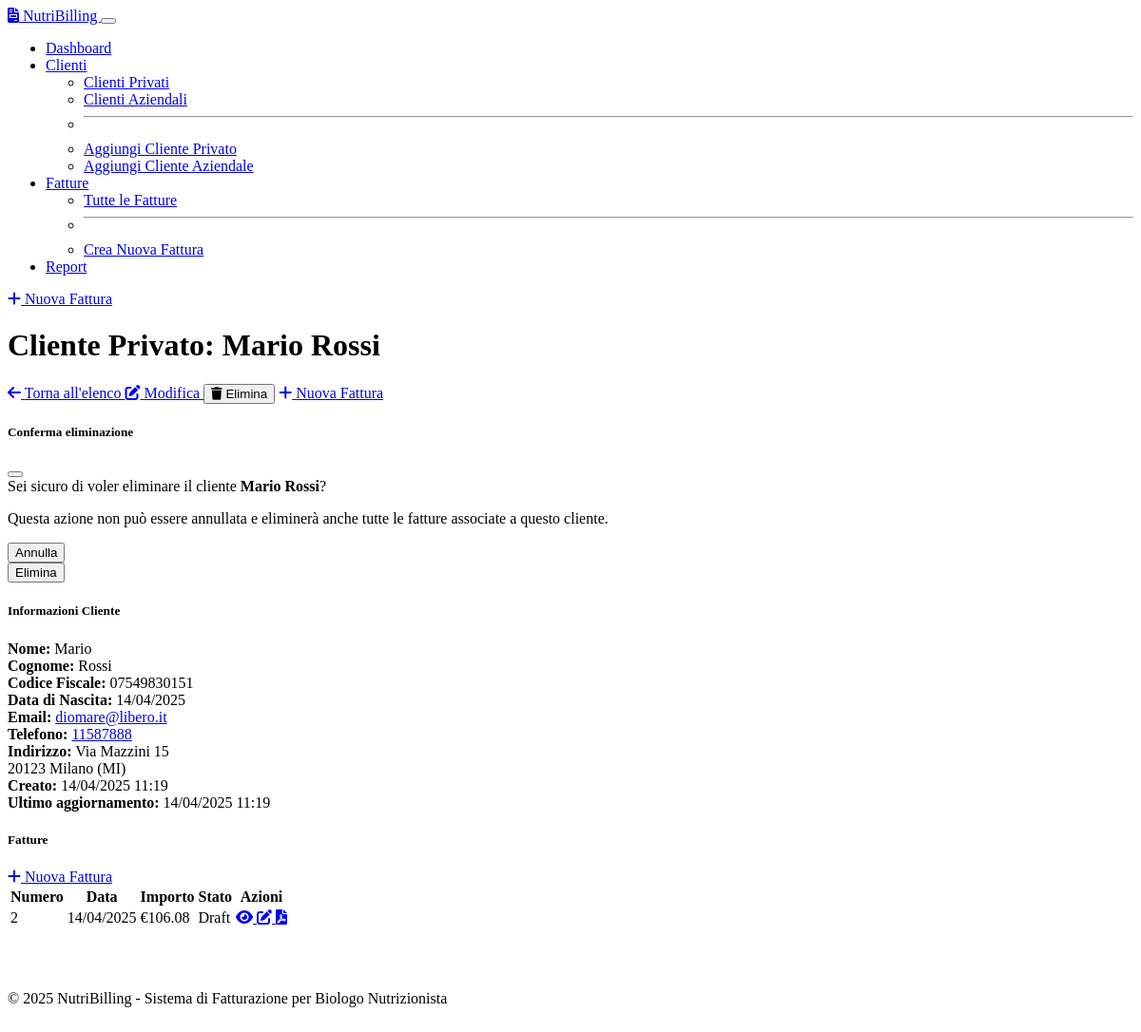
The page /clients/private/view/1 on the database its author committed.
### models.py (models this page shows, shortened)
class PrivateClient(db.Model):
    __tablename__ = 'private_clients'
    id = db.Column(db.Integer, primary_key=True)
    first_name = db.Column(db.String(100), nullable=False)
    last_name = db.Column(db.String(100), nullable=False)
    fiscal_code = db.Column(db.String(16), nullable=False, unique=True)
    email = db.Column(db.String(120), nullable=True)
    phone = db.Column(db.String(20), nullable=True)
    address = db.Column(db.String(255), nullable=True)
    city = db.Column(db.String(100), nullable=True)
    postal_code = db.Column(db.String(10), nullable=True)
    province = db.Column(db.String(2), nullable=True)
    date_of_birth = db.Column(db.Date, nullable=True)
    notes = db.Column(db.Text, nullable=True)
    created_at = db.Column(db.DateTime, default=lambda: datetime.now(timezone.utc))
    updated_at = db.Column(db.DateTime, default=lambda: datetime.now(timezone.utc), onupdate=lambda: datetime.now(timezone.utc))
    invoices = db.relationship('Invoice', backref='private_client', lazy=True,
                               foreign_keys='Invoice.private_client_id')

class Invoice(db.Model):
    __tablename__ = 'invoices'
    id = db.Column(db.Integer, primary_key=True)
    invoice_number = db.Column(db.String(50), nullable=False, unique=True)
    invoice_date = db.Column(db.Date, nullable=False, default=datetime.utcnow().date)
    private_client_id = db.Column(db.Integer, db.ForeignKey('private_clients.id'), nullable=True)
    business_client_id = db.Column(db.Integer, db.ForeignKey('business_clients.id'), nullable=True)
    payment_method = db.Column(db.String(100), nullable=True)
    notes = db.Column(db.Text, nullable=True)
    payment_due_date = db.Column(db.Date, nullable=True)
    status = db.Column(db.String(20), nullable=False, default='draft')  # draft, sent, paid, cancelled
    sent_to_sdi = db.Column(db.Boolean, default=False)  # Sent to Sistema di Interscambio
    sent_to_sts = db.Column(db.Boolean, default=False)  # Sent to Sistema Tessera Sanitaria
    health_service_related = db.Column(db.Boolean, default=False)  # If related to health services
    apply_enpab = db.Column(db.Boolean, default=True)  # Apply ENPAB contribution (4%)
    apply_stamp = db.Column(db.Boolean, default=True)  # Apply revenue stamp (€2.00)
    stamp_amount = db.Column(db.Float, default=2.00)  # Revenue stamp amount, default €2.00
    enpab_rate = db.Column(db.Float, default=4.00)  # ENPAB rate, default 4%
    created_at = db.Column(db.DateTime, default=lambda: datetime.now(timezone.utc))
    updated_at = db.Column(db.DateTime, default=lambda: datetime.now(timezone.utc), onupdate=lambda: datetime.now(timezone.utc))
    items = db.relationship('InvoiceItem', backref='invoice', lazy=True, cascade="all, delete-orphan")
    @property
    def subtotal(self):
        return sum(item.total_price for item in self.items)
    @property
    def enpab_amount(self):
        if not self.apply_enpab:
            return 0
        stamp_amount = self.stamp_amount if self.apply_stamp else 0
        return (self.subtotal + stamp_amount) * (self.enpab_rate / 100)
    @property
    def taxable_amount(self):
        return self.subtotal + self.enpab_amount
    @property
    def total_vat(self):
        items_vat = sum(item.total_price * (item.vat_rate / 100) for item in self.items)
        has_vat_items = any(item.vat_rate > 0 for item in self.items)
        enpab_vat = 0
        if has_vat_items and self.apply_enpab:
            enpab_without_stamp = self.subtotal * (self.enpab_rate / 100)
            enpab_vat = enpab_without_stamp * 0.22
        return items_vat + enpab_vat
    @property
    def stamp_duty(self):
        if not self.apply_stamp:
            return 0
        return self.stamp_amount
    @property
    def total(self):
        return self.taxable_amount + self.total_vat + self.stamp_duty

class InvoiceItem(db.Model):
    __tablename__ = 'invoice_items'
    id = db.Column(db.Integer, primary_key=True)
    invoice_id = db.Column(db.Integer, db.ForeignKey('invoices.id', ondelete='CASCADE'), nullable=False)
    description = db.Column(db.String(255), nullable=False)
    quantity = db.Column(db.Integer, nullable=False, default=1)
    unit_price = db.Column(db.Float, nullable=False)
    vat_rate = db.Column(db.Float, nullable=False, default=22.0)  # Default 22% VAT in Italy
    exemption_reason = db.Column(db.String(255), nullable=True)
    created_at = db.Column(db.DateTime, default=lambda: datetime.now(timezone.utc))
    updated_at = db.Column(db.DateTime, default=lambda: datetime.now(timezone.utc), onupdate=lambda: datetime.now(timezone.utc))
    @property
    def total_price(self):
        return self.quantity * self.unit_price

### routes.py (the view)
@app.route('/clients/private/view/<int:client_id>')
def view_private_client(client_id):
    client = PrivateClient.query.get_or_404(client_id)
    invoices = Invoice.query.filter_by(private_client_id=client_id).order_by(Invoice.invoice_date.desc()).all()
    return render_template('clients/view.html', client=client, invoices=invoices, client_type='private')

### app.py (called while the page is built)
@app.context_processor
def utility_processor():
    def now():
        return datetime.now()
    return dict(now=now)

### templates/clients/view.html (shortened to what this page needs)
{% extends "base.html" %}
{% block page_title %}
{{ "Cliente Privato" if client_type == "private" else "Cliente Aziendale" }}: {{ client.first_name + " " + client.last_name if client_type == "private" else client.business_name }}
{% endblock %}
{% block page_actions %}
<div class="btn-group" role="group">
    <a href="{{ url_for('private_clients' if client_type == 'private' else 'business_clients') }}" class="btn btn-secondary">
        <i class="fas fa-arrow-left me-1"></i> Torna all'elenco
    </a>
    <a href="{{ url_for('edit_private_client' if client_type == 'private' else 'edit_business_client', client_id=client.id) }}" class="btn btn-warning">
        <i class="fas fa-edit me-1"></i> Modifica
    </a>
    <button type="button" class="btn btn-danger" data-bs-toggle="modal" data-bs-target="#deleteClientModal">
        <i class="fas fa-trash me-1"></i> Elimina
    </button>
    <a href="{{ url_for('add_invoice') }}" class="btn btn-success">
        <i class="fas fa-plus me-1"></i> Nuova Fattura
    </a>
</div>
<div class="modal fade" id="deleteClientModal" tabindex="-1" aria-labelledby="deleteClientModalLabel" aria-hidden="true">
    <div class="modal-dialog">
        <div class="modal-content">
            <div class="modal-header">
                <h5 class="modal-title" id="deleteClientModalLabel">Conferma eliminazione</h5>
                <button type="button" class="btn-close" data-bs-dismiss="modal" aria-label="Close"></button>
            </div>
            <div class="modal-body">
                Sei sicuro di voler eliminare
                {% if client_type == 'private' %}
                il cliente <strong>{{ client.first_name }} {{ client.last_name }}</strong>?
                {% else %}
                il cliente <strong>{{ client.business_name }}</strong>?
                {% endif %}
                <p class="text-danger mt-2">Questa azione non può essere annullata e eliminerà anche tutte le fatture associate a questo cliente.</p>
            </div>
            <div class="modal-footer">
                <button type="button" class="btn btn-secondary" data-bs-dismiss="modal">Annulla</button>
                <form action="{{ url_for('delete_private_client' if client_type == 'private' else 'delete_business_client', client_id=client.id) }}" method="post">
                    <button type="submit" class="btn btn-danger">Elimina</button>
                </form>
            </div>
        </div>
    </div>
</div>
{% endblock %}
{% block content %}
<div class="row">
    <div class="col-md-5">
        <div class="card mb-4">
            <div class="card-header">
                <h5 class="mb-0">Informazioni {{ "Cliente" if client_type == "private" else "Azienda" }}</h5>
            </div>
            <div class="card-body">
                {% if client_type == 'private' %}
                <div class="mb-3">
                    <strong>Nome:</strong> {{ client.first_name }}
                </div>
                <div class="mb-3">
                    <strong>Cognome:</strong> {{ client.last_name }}
                </div>
                <div class="mb-3">
                    <strong>Codice Fiscale:</strong> {{ client.fiscal_code }}
                </div>
                {% if client.date_of_birth %}
                <div class="mb-3">
                    <strong>Data di Nascita:</strong> {{ client.date_of_birth.strftime('%d/%m/%Y') }}
                </div>
                {% endif %}
                {% endif %}
                {% if client.email %}
                <div class="mb-3">
                    <strong>Email:</strong> <a href="mailto:{{ client.email }}">{{ client.email }}</a>
                </div>
                {% endif %}
                {% if client.phone %}
                <div class="mb-3">
                    <strong>Telefono:</strong> <a href="tel:{{ client.phone }}">{{ client.phone }}</a>
                </div>
                {% endif %}
                {% if client.address %}
                <div class="mb-3">
                    <strong>Indirizzo:</strong> {{ client.address }}
                    {% if client.postal_code and client.city and client.province %}
                        <br>{{ client.postal_code }} {{ client.city }} ({{ client.province }})
                    {% endif %}
                </div>
                {% endif %}
                <div class="mb-0">
                    <strong>Creato:</strong> {{ client.created_at.strftime('%d/%m/%Y %H:%M') }}
                    <br>
                    <strong>Ultimo aggiornamento:</strong> {{ client.updated_at.strftime('%d/%m/%Y %H:%M') }}
                </div>
            </div>
        </div>
    </div>
    <div class="col-md-7">
        <div class="card">
            <div class="card-header d-flex justify-content-between align-items-center">
                <h5 class="mb-0">Fatture</h5>
                <a href="{{ url_for('add_invoice') }}" class="btn btn-sm btn-success">
                    <i class="fas fa-plus me-1"></i> Nuova Fattura
                </a>
            </div>
            <div class="card-body">
                {% if invoices %}
                <div class="table-responsive">
                    <table class="table table-striped table-hover">
                        <thead>
                            <tr>
                                <th>Numero</th>
                                <th>Data</th>
                                <th>Importo</th>
                                <th>Stato</th>
                                <th>Azioni</th>
                            </tr>
                        </thead>
                        <tbody>
                            {% for invoice in invoices %}
                            <tr>
                                <td>{{ invoice.invoice_number }}</td>
                                <td>{{ invoice.invoice_date.strftime('%d/%m/%Y') }}</td>
                                <td>€{{ "%.2f"|format(invoice.total) }}</td>
                                <td>
                                    <span class="badge {% if invoice.status == 'draft' %}bg-secondary{% elif invoice.status == 'sent' %}bg-primary{% elif invoice.status == 'paid' %}bg-success{% elif invoice.status == 'cancelled' %}bg-danger{% endif %}">
                                        {{ invoice.status|capitalize }}
                                    </span>
                                </td>
                                <td>
                                    <div class="btn-group" role="group">
                                        <a href="{{ url_for('view_invoice', invoice_id=invoice.id) }}" class="btn btn-sm btn-info">
                                            <i class="fas fa-eye"></i>
                                        </a>
                                        <a href="{{ url_for('edit_invoice', invoice_id=invoice.id) }}" class="btn btn-sm btn-warning">
                                            <i class="fas fa-edit"></i>
                                        </a>
                                        <a href="{{ url_for('generate_invoice_pdf', invoice_id=invoice.id) }}" class="btn btn-sm btn-primary">
                                            <i class="fas fa-file-pdf"></i>
                                        </a>
                                    </div>
                                </td>
                            </tr>
                            {% endfor %}
                        </tbody>
                    </table>
                </div>
                {% else %}
                <div class="alert alert-info mb-0">
                    Nessuna fattura trovata per questo cliente.
                    <a href="{{ url_for('add_invoice') }}" class="alert-link">Crea una nuova fattura</a>
                </div>
                {% endif %}
            </div>
        </div>
    </div>
</div>
{% endblock %}

### rows shown on the page
PrivateClient: first_name+last_name "Mario Rossi", first_name "Mario", last_name "Rossi", fiscal_code "07549830151", date_of_birth "14/04/2025", email "diomare@libero.it", phone "11587888", address "Via Mazzini 15", postal_code "20123", city "Milano", province "MI", created_at "14/04/2025 11:19", updated_at "14/04/2025 11:19"
Invoice: invoice_number "2", invoice_date "14/04/2025", status "Draft"
InvoiceItem: total "106.08"

### other values the page prints
{{ "Cliente Privato" if client_type == "private" else "Cliente Aziendale" }} "Cliente Privato"
{{ "Cliente" if client_type == "private" else "Azienda" }} "Cliente"
